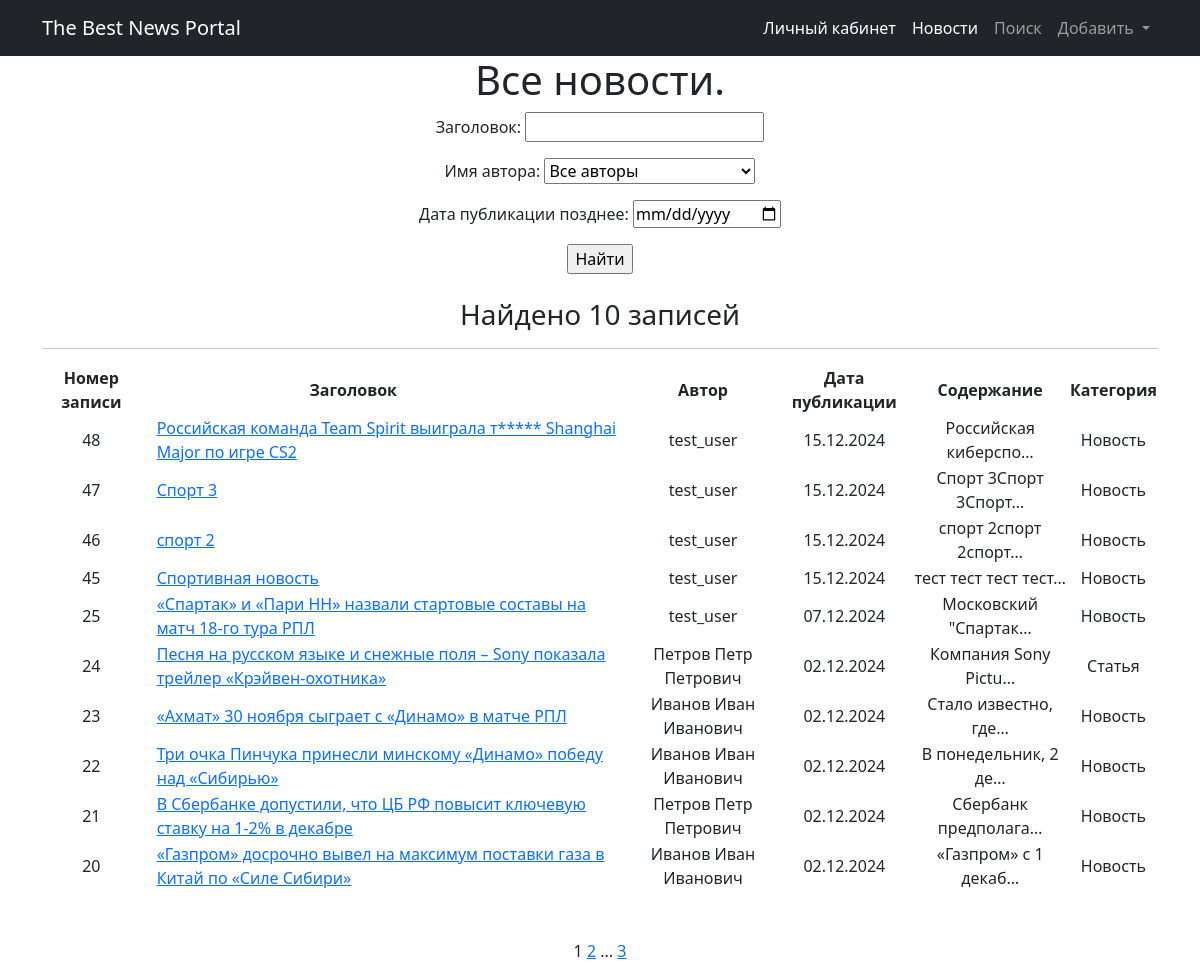
Page /news/search/ on the earlier database version.
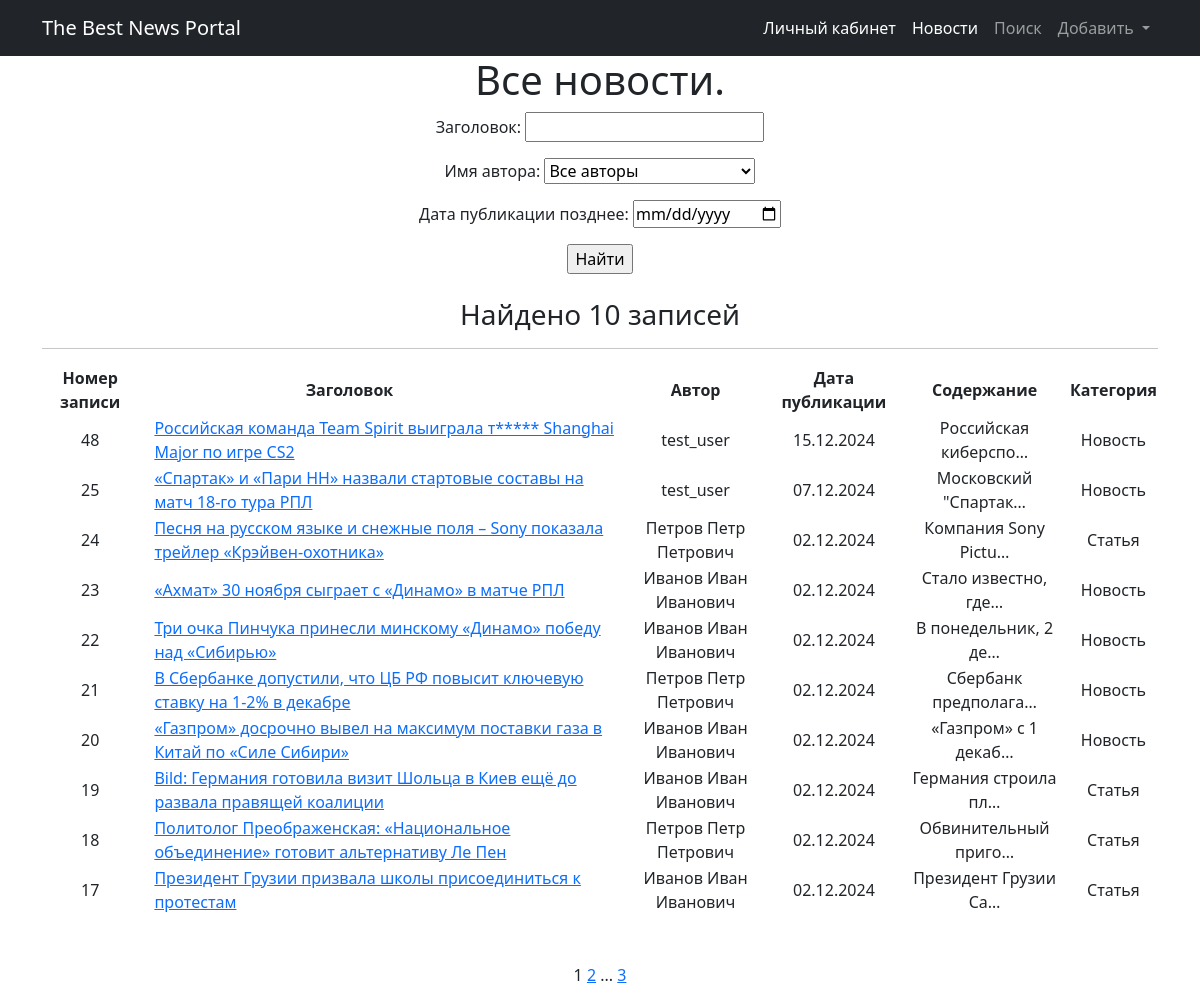
Same page on the later database version.
### news/models.py (models this page shows, shortened)
class Post(models.Model):
    article = 'article'
    news = 'news'
    post_type = [
        (article, 'Статья'),
        (news, 'Новость'),
    ]
    author = models.ForeignKey(Author, on_delete=models.CASCADE)
    type = models.CharField(max_length=255, choices=post_type, default=article)
    date_add = models.DateTimeField(auto_now_add=True)
    category = models.ManyToManyField(Category, through='PostCategory')
    rating = models.IntegerField(default=0)
    title = models.CharField(max_length=255)
    text = models.TextField()

class Author(models.Model):
    user = models.OneToOneField(User, on_delete=models.CASCADE)
    rating = models.IntegerField(default=0)
    def __str__(self):
        return self.user.username

### news/views.py (the view)
# urls.py: path('search/', NewsFilter.as_view(), name='news_filter'),
class NewsFilter(ListView):
    model = Post
    ordering = '-date_add'
    template_name = 'news_search.html'
    context_object_name = 'news'
    paginate_by = 10
    def get_queryset(self):
        queryset = super().get_queryset()
        self.filterset = PostFilter(self.request.GET, queryset)
        return self.filterset.qs
    def get_context_data(self, **kwargs):
        context = super().get_context_data(**kwargs)
        context['filterset'] = self.filterset
        return context

### news/templatetags/custom_tags.py (called while the page is built)
@register.simple_tag(takes_context=True)
def url_replace(context, **kwargs):
    d = context['request'].GET.copy()
    for k, v in kwargs.items():
        d[k] = v
    return d.urlencode()

### news/templatetags/my_filters.py (called while the page is built)
@register.filter()
def censor(value):
    for word in censor_words:
        if word in value:
            value = value.replace(word[1:], '*' * len(word[1:]))
    return value

### templates/news_search.html (shortened to what this page needs)
{% extends 'flatpages/default.html' %}
{% load my_filters %}
{% load custom_tags %}
{% block content %}
<h1>Все новости. </h1>
<form action="" method="get">
   {{ filterset.form.as_p }}
   <input type="submit" value="Найти" />
</form>
<br>
<h3>Найдено {{ news|length }} записей</h3>
   <hr>
   {% if news %}
       <table style="margin: 0 auto;">
           <tr>
               <th>Номер записи</th>
               <th style="padding-right: 4em;">Заголовок</th>
               <th>Автор</th>
               <th>Дата публикации</th>
               <th>Содержание</th>
               <th>Категория</th>
           </tr>
           {% for new in news %}
           <tr>
               <td>{{ new.pk }}</td>
               <td style="text-align: left; padding-left: 1em;"><a href="../{{ new.id }}">{{ new.title|censor }}</a></td>
               <td>{{ new.author.user.username }}</td>
               <td>{{ new.date_add|date:'d.m.Y' }}</td>
               <td>{{ new.text|truncatechars:20|censor }}</td>
               <td>{{ new.get_type_display }}</td>
           </tr>
           {% endfor %}
       </table>
   {% else %}
       <h2>Новостей нет!</h2>
   {% endif %}
    <br>
    <br>
   {{ page_obj.number }}
   {% if page_obj.has_next %}
       <a href="?{% url_replace page=page_obj.next_page_number %}">{{ page_obj.next_page_number }}</a>
       {% if paginator.num_pages != page_obj.next_page_number %}
           ...
           <a href="?{% url_replace page=page_obj.paginator.num_pages %}">{{ page_obj.paginator.num_pages }}</a>
       {% endif %}
   {% endif %}
{% endblock content %}

Differences in the rows shown:
removed Post: pk "47", title|censor "Спорт 3", author.user.username "test_user", date_add "15.12.2024", text|censor "Спорт 3Спорт 3Спорт…", type "Новость"
removed Post: pk "46", title|censor "спорт 2", author.user.username "test_user", date_add "15.12.2024", text|censor "спорт 2спорт 2спорт…", type "Новость"
removed Post: pk "45", title|censor "Спортивная новость", author.user.username "test_user", date_add "15.12.2024", text|censor "тест тест тест тест…", type "Новость"
now on this page (row unchanged): Post: pk "19", title|censor "Bild: Германия готовила визит Шольца в Киев ещё до развала правящей коалиции", author.user.username "Иванов Иван Иванович", date_add "02.12.2024", text|censor "Германия строила пл…", type "Статья"
now on this page (row unchanged): Post: pk "18", title|censor "Политолог Преображенская: «Национальное объединение» готовит альтернативу Ле Пен", author.user.username "Петров Петр Петрович", date_add "02.12.2024", text|censor "Обвинительный приго…", type "Статья"
now on this page (row unchanged): Post: pk "17", title|censor "Президент Грузии призвала школы присоединиться к протестам", author.user.username "Иванов Иван Иванович", date_add "02.12.2024", text|censor "Президент Грузии Са…", type "Статья"
